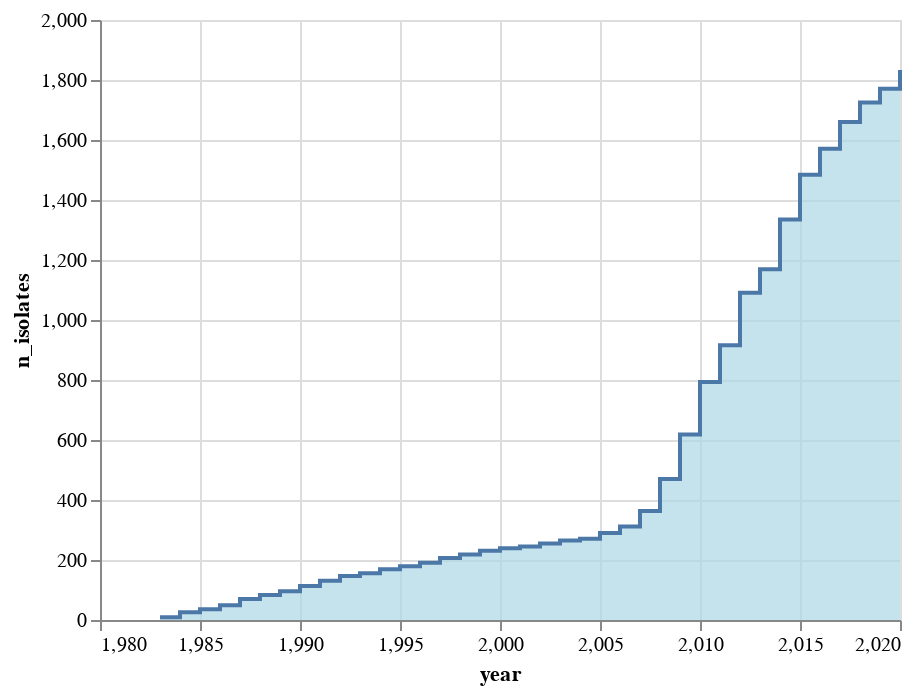

Source (notebook cell):
### Code cell
alt.Chart(df_summary).mark_area(
    color="lightblue", interpolate="step-after", line=True
).encode(x="year", y="n_isolates")

### Figure 1 — Vega-Lite specification as saved in the notebook (floating-point values rounded to 4 significant figures)
{"config": {"view": {"continuousWidth": 400, "continuousHeight": 300}}, "data": {"name": "data-56730caf9ccd74c5a1f2789da9445111"}, "mark": {"type": "area", "color": "lightblue", "interpolate": "step-after", "line": true}, "encoding": {"x": {"type": "quantitative", "field": "year"}, "y": {"type": "quantitative", "field": "n_isolates"}}, "$schema": "https://vega.github.io/schema/vega-lite/v4.8.1.json", "datasets": {"data-56730caf9ccd74c5a1f2789da9445111": [{"year": 1983, "n_authors": 17, "n_papers": 13, "n_authors_per_paper": 1.308, "n_papers_per_author": 1.0, "n_collabs": 4, "n_isolates": 9, "mean_collabs": 0.4706, "largest_component": 0.1176, "deg_assort": null, "avg_clustering": 0.0, "transitivity": 0.0}, {"year": 1984, "n_authors": 52, "n_papers": 40, "n_authors_per_paper": 1.325, "n_papers_per_author": 1.019, "n_collabs": 13, "n_isolates": 26, "mean_collabs": 0.5, "largest_component": 0.03846, "deg_assort": null, "avg_clustering": 0.0, "transitivity": 0.0}, {"year": 1985, "n_authors": 84, "n_papers": 64, "n_authors_per_paper": 1.375, "n_papers_per_author": 1.048, "n_collabs": 24, "n_isolates": 36, "mean_collabs": 0.5714, "largest_component": 0.02381, "deg_assort": null, "avg_clustering": 0.0, "transitivity": 0.0}, {"year": 1986, "n_authors": 117, "n_papers": 88, "n_authors_per_paper": 1.386, "n_papers_per_author": 1.043, "n_collabs": 34, "n_isolates": 49, "mean_collabs": 0.5812, "largest_component": 0.01709, "deg_assort": null, "avg_clustering": 0.0, "transitivity": 0.0}, {"year": 1987, "n_authors": 158, "n_papers": 120, "n_authors_per_paper": 1.367, "n_papers_per_author": 1.038, "n_collabs": 44, "n_isolates": 70, "mean_collabs": 0.557, "largest_component": 0.01266, "deg_assort": null, "avg_clustering": 0.0, "transitivity": 0.0}, {"year": 1988, "n_authors": 199, "n_papers": 153, "n_authors_per_paper": 1.392, "n_papers_per_author": 1.07, "n_collabs": 59, "n_isolates": 83, "mean_collabs": 0.593, "largest_component": 0.01508, "deg_assort": -0.03509, "avg_clustering": 0.0, "transitivity": 0.0}, {"year": 1989, "n_authors": 232, "n_papers": 177, "n_authors_per_paper": 1.395, "n_papers_per_author": 1.065, "n_collabs": 69, "n_isolates": 96, "mean_collabs": 0.5948, "largest_component": 0.01293, "deg_assort": -0.02985, "avg_clustering": 0.0, "transitivity": 0.0}, {"year": 1990, "n_authors": 257, "n_papers": 200, "n_authors_per_paper": 1.375, "n_papers_per_author": 1.07, "n_collabs": 73, "n_isolates": 113, "mean_collabs": 0.5681, "largest_component": 0.01167, "deg_assort": -0.02817, "avg_clustering": 0.0, "transitivity": 0.0}, {"year": 1991, "n_authors": 285, "n_papers": 225, "n_authors_per_paper": 1.364, "n_papers_per_author": 1.077, "n_collabs": 78, "n_isolates": 131, "mean_collabs": 0.5474, "largest_component": 0.01053, "deg_assort": -0.02632, "avg_clustering": 0.0, "transitivity": 0.0}, {"year": 1992, "n_authors": 321, "n_papers": 254, "n_authors_per_paper": 1.37, "n_papers_per_author": 1.084, "n_collabs": 88, "n_isolates": 147, "mean_collabs": 0.5483, "largest_component": 0.009346, "deg_assort": -0.02326, "avg_clustering": 0.0, "transitivity": 0.0}, {"year": 1993, "n_authors": 348, "n_papers": 274, "n_authors_per_paper": 1.376, "n_papers_per_author": 1.083, "n_collabs": 97, "n_isolates": 156, "mean_collabs": 0.5575, "largest_component": 0.008621, "deg_assort": -0.02105, "avg_clustering": 0.0, "transitivity": 0.0}, {"year": 1994, "n_authors": 383, "n_papers": 301, "n_authors_per_paper": 1.385, "n_papers_per_author": 1.089, "n_collabs": 109, "n_isolates": 169, "mean_collabs": 0.5692, "largest_component": 0.007833, "deg_assort": -0.0381, "avg_clustering": 0.0, "transitivity": 0.0}, {"year": 1995, "n_authors": 411, "n_papers": 322, "n_authors_per_paper": 1.388, "n_papers_per_author": 1.088, "n_collabs": 118, "n_isolates": 179, "mean_collabs": 0.5742, "largest_component": 0.007299, "deg_assort": -0.03509, "avg_clustering": 0.0, "transitivity": 0.0}, {"year": 1996, "n_authors": 444, "n_papers": 350, "n_authors_per_paper": 1.389, "n_papers_per_author": 1.095, "n_collabs": 129, "n_isolates": 191, "mean_collabs": 0.5811, "largest_component": 0.009009, "deg_assort": -0.032, "avg_clustering": 0.0, "transitivity": 0.0}, {"year": 1997, "n_authors": 468, "n_papers": 373, "n_authors_per_paper": 1.378, "n_papers_per_author": 1.098, "n_collabs": 133, "n_isolates": 207, "mean_collabs": 0.5684, "largest_component": 0.008547, "deg_assort": -0.03101, "avg_clustering": 0.0, "transitivity": 0.0}, {"year": 1998, "n_authors": 512, "n_papers": 396, "n_authors_per_paper": 1.417, "n_papers_per_author": 1.096, "n_collabs": 179, "n_isolates": 218, "mean_collabs": 0.6992, "largest_component": 0.01172, "deg_assort": 0.9694, "avg_clustering": 0.05273, "transitivity": 0.95}, {"year": 1999, "n_authors": 597, "n_papers": 440, "n_authors_per_paper": 1.475, "n_papers_per_author": 1.087, "n_collabs": 241, "n_isolates": 231, "mean_collabs": 0.8074, "largest_component": 0.01005, "deg_assort": 0.9763, "avg_clustering": 0.1094, "transitivity": 0.9568}, {"year": 2000, "n_authors": 633, "n_papers": 462, "n_authors_per_paper": 1.491, "n_papers_per_author": 1.088, "n_collabs": 265, "n_isolates": 239, "mean_collabs": 0.8373, "largest_component": 0.0158, "deg_assort": 0.883, "avg_clustering": 0.1156, "transitivity": 0.9107}, {"year": 2001, "n_authors": 670, "n_papers": 481, "n_authors_per_paper": 1.514, "n_papers_per_author": 1.087, "n_collabs": 297, "n_isolates": 245, "mean_collabs": 0.8866, "largest_component": 0.01493, "deg_assort": 0.89, "avg_clustering": 0.1406, "transitivity": 0.9257}, {"year": 2002, "n_authors": 731, "n_papers": 510, "n_authors_per_paper": 1.557, "n_papers_per_author": 1.086, "n_collabs": 363, "n_isolates": 255, "mean_collabs": 0.9932, "largest_component": 0.01368, "deg_assort": 0.9214, "avg_clustering": 0.1814, "transitivity": 0.9405}, {"year": 2003, "n_authors": 800, "n_papers": 545, "n_authors_per_paper": 1.6, "n_papers_per_author": 1.09, "n_collabs": 437, "n_isolates": 265, "mean_collabs": 1.093, "largest_component": 0.015, "deg_assort": 0.9197, "avg_clustering": 0.2136, "transitivity": 0.9423}, {"year": 2004, "n_authors": 826, "n_papers": 564, "n_authors_per_paper": 1.605, "n_papers_per_author": 1.096, "n_collabs": 452, "n_isolates": 271, "mean_collabs": 1.094, "largest_component": 0.01453, "deg_assort": 0.878, "avg_clustering": 0.214, "transitivity": 0.9277}, {"year": 2005, "n_authors": 972, "n_papers": 626, "n_authors_per_paper": 1.698, "n_papers_per_author": 1.094, "n_collabs": 644, "n_isolates": 290, "mean_collabs": 1.325, "largest_component": 0.01235, "deg_assort": 0.9331, "avg_clustering": 0.2872, "transitivity": 0.9576}, {"year": 2006, "n_authors": 1168, "n_papers": 704, "n_authors_per_paper": 1.801, "n_papers_per_author": 1.086, "n_collabs": 965, "n_isolates": 312, "mean_collabs": 1.652, "largest_component": 0.01284, "deg_assort": 0.9397, "avg_clustering": 0.341, "transitivity": 0.9666}, {"year": 2007, "n_authors": 1417, "n_papers": 832, "n_authors_per_paper": 1.852, "n_papers_per_author": 1.088, "n_collabs": 1243, "n_isolates": 363, "mean_collabs": 1.754, "largest_component": 0.01059, "deg_assort": 0.9367, "avg_clustering": 0.3771, "transitivity": 0.9602}, {"year": 2008, "n_authors": 2067, "n_papers": 1132, "n_authors_per_paper": 1.98, "n_papers_per_author": 1.084, "n_collabs": 2152, "n_isolates": 470, "mean_collabs": 2.082, "largest_component": 0.009192, "deg_assort": 0.9363, "avg_clustering": 0.4432, "transitivity": 0.9607}, {"year": 2009, "n_authors": 2958, "n_papers": 1565, "n_authors_per_paper": 2.052, "n_papers_per_author": 1.086, "n_collabs": 3229, "n_isolates": 618, "mean_collabs": 2.183, "largest_component": 0.01014, "deg_assort": 0.8963, "avg_clustering": 0.479, "transitivity": 0.9478}, {"year": 2010, "n_authors": 3885, "n_papers": 2074, "n_authors_per_paper": 2.062, "n_papers_per_author": 1.101, "n_collabs": 4218, "n_isolates": 793, "mean_collabs": 2.171, "largest_component": 0.007722, "deg_assort": 0.8636, "avg_clustering": 0.4879, "transitivity": 0.9349}, {"year": 2011, "n_authors": 4706, "n_papers": 2498, "n_authors_per_paper": 2.1, "n_papers_per_author": 1.115, "n_collabs": 5332, "n_isolates": 916, "mean_collabs": 2.266, "largest_component": 0.009137, "deg_assort": 0.8698, "avg_clustering": 0.5087, "transitivity": 0.9258}, {"year": 2012, "n_authors": 5816, "n_papers": 3076, "n_authors_per_paper": 2.128, "n_papers_per_author": 1.126, "n_collabs": 6685, "n_isolates": 1091, "mean_collabs": 2.299, "largest_component": 0.008081, "deg_assort": 0.8392, "avg_clustering": 0.5188, "transitivity": 0.9099}, {"year": 2013, "n_authors": 6436, "n_papers": 3388, "n_authors_per_paper": 2.155, "n_papers_per_author": 1.134, "n_collabs": 7502, "n_isolates": 1169, "mean_collabs": 2.331, "largest_component": 0.007769, "deg_assort": 0.8025, "avg_clustering": 0.5274, "transitivity": 0.8971}, {"year": 2014, "n_authors": 7777, "n_papers": 4057, "n_authors_per_paper": 2.195, "n_papers_per_author": 1.145, "n_collabs": 9305, "n_isolates": 1335, "mean_collabs": 2.393, "largest_component": 0.006429, "deg_assort": 0.7609, "avg_clustering": 0.5383, "transitivity": 0.8813}, {"year": 2015, "n_authors": 9037, "n_papers": 4683, "n_authors_per_paper": 2.226, "n_papers_per_author": 1.153, "n_collabs": 10937, "n_isolates": 1484, "mean_collabs": 2.42, "largest_component": 0.006639, "deg_assort": 0.7263, "avg_clustering": 0.5523, "transitivity": 0.8723}, {"year": 2016, "n_authors": 9851, "n_papers": 5078, "n_authors_per_paper": 2.247, "n_papers_per_author": 1.158, "n_collabs": 11968, "n_isolates": 1571, "mean_collabs": 2.43, "largest_component": 0.008426, "deg_assort": 0.6907, "avg_clustering": 0.5588, "transitivity": 0.8573}, {"year": 2017, "n_authors": 10630, "n_papers": 5458, "n_authors_per_paper": 2.27, "n_papers_per_author": 1.165, "n_collabs": 13226, "n_isolates": 1660, "mean_collabs": 2.488, "largest_component": 0.007902, "deg_assort": 0.6715, "avg_clustering": 0.563, "transitivity": 0.8471}, {"year": 2018, "n_authors": 11310, "n_papers": 5792, "n_authors_per_paper": 2.287, "n_papers_per_author": 1.171, "n_collabs": 14238, "n_isolates": 1725, "mean_collabs": 2.518, "largest_component": 0.009461, "deg_assort": 0.622, "avg_clustering": 0.5692, "transitivity": 0.8337}, {"year": 2019, "n_authors": 12043, "n_papers": 6144, "n_authors_per_paper": 2.31, "n_papers_per_author": 1.179, "n_collabs": 15364, "n_isolates": 1771, "mean_collabs": 2.552, "largest_component": 0.01304, "deg_assort": 0.5591, "avg_clustering": 0.5737, "transitivity": 0.8184}, {"year": 2020, "n_authors": 12746, "n_papers": 6466, "n_authors_per_paper": 2.329, "n_papers_per_author": 1.182, "n_collabs": 16673, "n_isolates": 1833, "mean_collabs": 2.616, "largest_component": 0.01828, "deg_assort": 0.5887, "avg_clustering": 0.5795, "transitivity": 0.825}]}}
